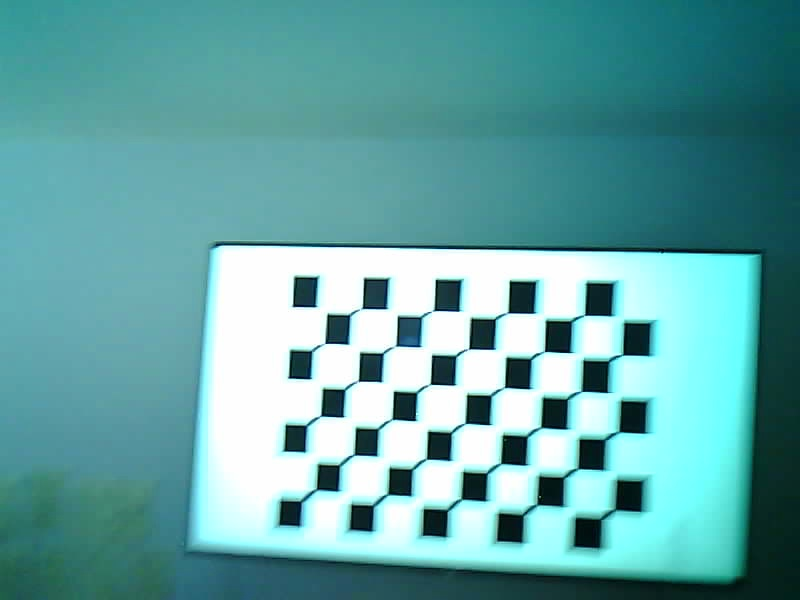
#> input picture project/data/CALI/cali_images/calib_00.jpg, 800 x 600 px; its folder holds 4 pictures in this run
$ python gen_cali.py
#> lines starting #> are read from the running program, lines starting #| are printed output that depends on the picture
### project/model/calibration_data.py
"""
calibration_data.py

This module provides:
    - load_calibration(path)
    - save_calibration(path, K, dist, rvecs, tvecs)

The .npz file must contain:
    camera_matrix : (3,3)
    dist_coeffs   : (N,) distortion coefficients
    rvecs         : list/array of (3,1) rotation vectors
    tvecs         : list/array of (3,1) translation vectors
"""

import os
import numpy as np


# [18 lines left out: function load_calibration, not called in this run]


def save_calibration(path, K, dist, rvecs, tvecs):
    # Create folder if needed
    os.makedirs(os.path.dirname(path), exist_ok=True)

    # Convert lists to object arrays for NPZ
    rvecs_arr = np.array(rvecs, dtype=object)
    tvecs_arr = np.array(tvecs, dtype=object)

    np.savez(
        path,
        camera_matrix=np.asarray(K, dtype=np.float64),
        dist_coeffs=np.asarray(dist, dtype=np.float64),
        rvecs=rvecs_arr,
        tvecs=tvecs_arr
    )

    print(f"[calibration_data] Saved calibration file → {path}")

### project/setup/gen_cali.py
import cv2
import numpy as np
import glob
import sys, os

SCRIPT_DIR = os.path.dirname(os.path.abspath(__file__))
ROOT_DIR   = os.path.abspath(os.path.join(SCRIPT_DIR, ".."))

sys.path.append(ROOT_DIR)

from model.calibration_data import save_calibration

# FIX PROJECT ROOT DIRECTORY
SCRIPT_DIR = os.path.dirname(os.path.abspath(__file__))
ROOT_DIR = os.path.abspath(os.path.join(SCRIPT_DIR, ".."))
DATA_DIR = os.path.join(ROOT_DIR, "data", "CALI")

IMAGE_DIR = os.path.join(DATA_DIR, "cali_images", "*.jpg")
CALIB_DIR = os.path.join(DATA_DIR, "calibration")
CALIB_PATH = os.path.join(CALIB_DIR, "calibration_data.npz")

os.makedirs(CALIB_DIR, exist_ok=True)

CHECKERBOARD = (9, 6)
criteria = (cv2.TERM_CRITERIA_EPS + cv2.TERM_CRITERIA_MAX_ITER, 30, 0.001)

# Object points for checkerboard (3D world)
objp = np.zeros((CHECKERBOARD[0] * CHECKERBOARD[1], 3), np.float32)
objp[:, :2] = np.mgrid[0:CHECKERBOARD[0], 0:CHECKERBOARD[1]].T.reshape(-1, 2)

objpoints = []  # 3D
imgpoints = []  # 2D

# REMOVE OLD CALIBRATION FILE
if os.path.exists(CALIB_PATH):
    os.remove(CALIB_PATH)
    print(f"Removed existing calibration file: {CALIB_PATH}")

# LOAD IMAGES
images = glob.glob(IMAGE_DIR)
print(f"Found {len(images)} calibration images in:\n  {IMAGE_DIR}")

if len(images) == 0:
    print("ERROR: No images found. Run cali_cam.py first.")
    exit()

# PROCESS EACH IMAGE
for fname in images:
    img = cv2.imread(fname)
#> img is the input picture: shape (600, 800, 3); mean B, G, R 164, 163.1, 99.4
    if img is None:
        print(f"Could not open: {fname}")
        continue

    gray = cv2.cvtColor(img, cv2.COLOR_BGR2GRAY)
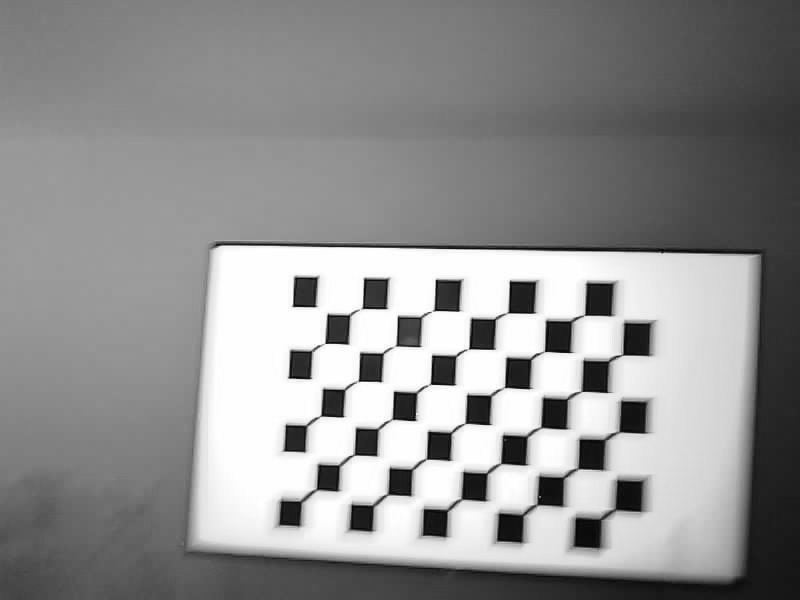
#> gray: shape (600, 800); min 5, max 255, mean 144.2

    found, corners = cv2.findChessboardCorners(gray, CHECKERBOARD, None)
#> found = True; corners = 54 rows, first 8: [321.5, 310], [356.5, 311.5], [392.5, 312], [427.5, 313.5], [465, 314.5], [501.5, 316], [541, 316], [579, 318]
    if found:
        corners2 = cv2.cornerSubPix(gray, corners, (11, 11), (-1, -1), criteria)
#> corners2 = 54 rows, first 8: [326.3, 313.6], [361.6, 308.1], [396.4, 315.2], [433.3, 310.4], [469.2, 317], [507.5, 312.5], [545, 319.5], [584.3, 314.8]

        objpoints.append(objp)
        imgpoints.append(corners2)

        print(f"✔ Chessboard detected: {os.path.basename(fname)}")
    else:
        print(f"✖ Chessboard NOT detected: {os.path.basename(fname)}")
#> pass 2 of the loop `for fname in images:`:
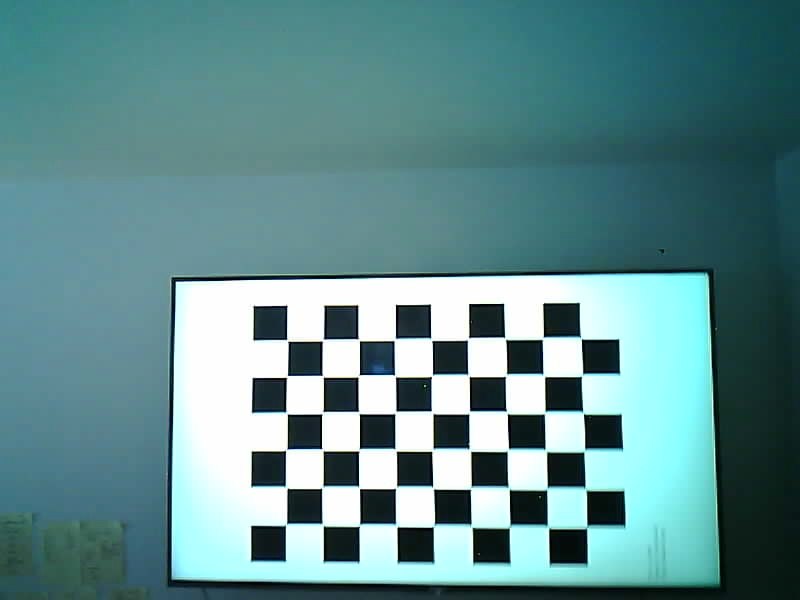
#> input picture project/data/CALI/cali_images/calib_01.jpg, 800 x 600 px
#> img is the input picture: shape (600, 800, 3); mean B, G, R 141.5, 139.3, 97.1
#> `gray = cv2.cvtColor(img, cv2.COLOR_BGR2GRAY)`:
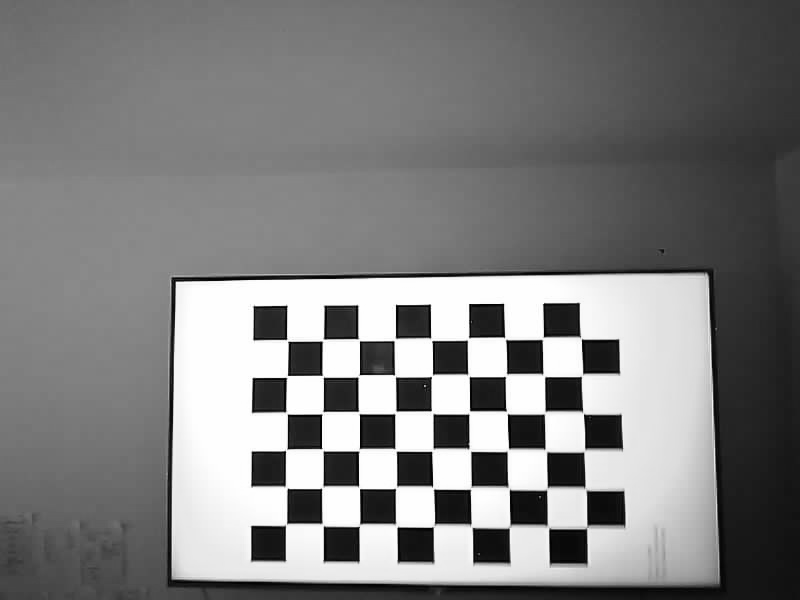
#> gray: shape (600, 800); min 0, max 255, mean 126.9
#> corners = 54 rows, first 8: [286.8, 339.7], [322.3, 340.9], [359.6, 340.7], [395.7, 338.2], [431.8, 340.8], [468.7, 337.6], [505.3, 338.6], [542, 339.6]
#> corners2 = 54 rows, first 8: [287.4, 340.4], [322.8, 340.1], [358.7, 339.7], [394.7, 339.5], [431.4, 339.3], [468, 338.9], [505.2, 338.4], [542.7, 338.3]
#> pass 3 of the loop `for fname in images:`:
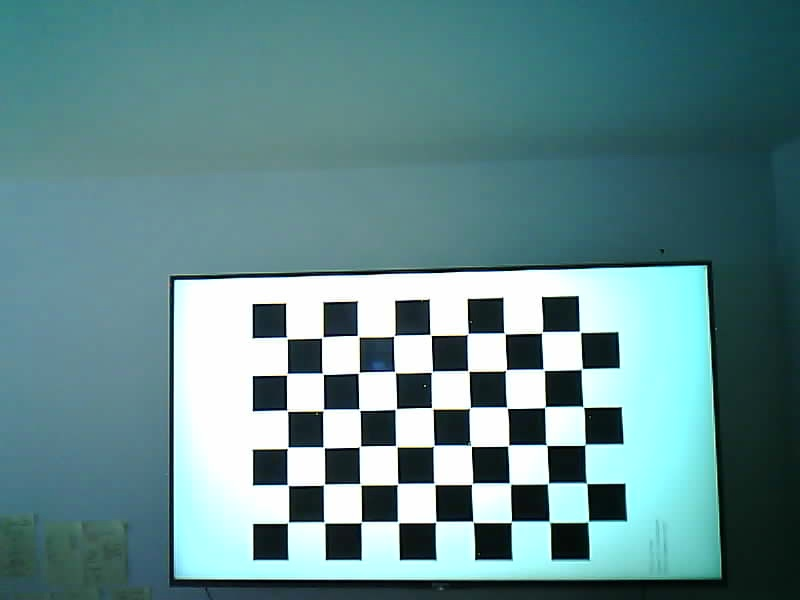
#> input picture project/data/CALI/cali_images/calib_02.jpg, 800 x 600 px
#> img is the input picture: shape (600, 800, 3); mean B, G, R 139.6, 136.9, 98.2
#> `gray = cv2.cvtColor(img, cv2.COLOR_BGR2GRAY)`:
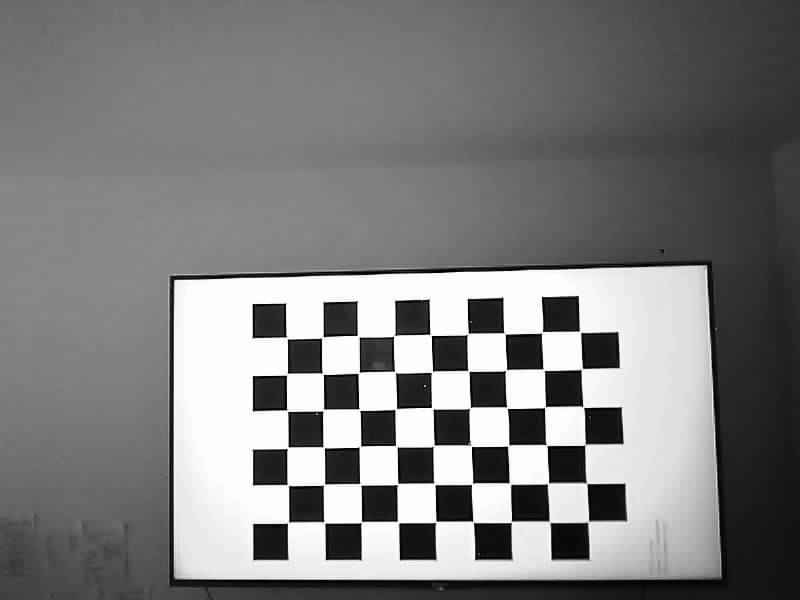
#> gray: shape (600, 800); min 0, max 255, mean 125.6
#> corners = 54 rows, first 8: [287.4, 338.8], [322.5, 337.2], [357.1, 335.4], [393.8, 336.1], [431.2, 335.5], [468.3, 333.3], [505.3, 333.9], [542.2, 332.1]
#> corners2 = 54 rows, first 8: [286.7, 338.1], [322.3, 337.5], [358.2, 336.2], [394.1, 335.8], [430.6, 334.9], [467.8, 333.9], [504.6, 333.5], [541.9, 332.5]
#> the loop made 4 passes; the first 3 are shown

# PERFORM CALIBRATION
if objpoints and imgpoints:
    print("\n🔧 Performing camera calibration...")

    ret, mtx, dist, rvecs, tvecs = cv2.calibrateCamera(
        objpoints, imgpoints, gray.shape[::-1], None, None
    )

    save_calibration(
        CALIB_PATH,
        K=mtx,
        dist=dist,
        rvecs=rvecs,
        tvecs=tvecs
    )

    print("\nCalibration SUCCESSFUL!")
    print(f"Saved full calibration (intrinsics + extrinsics) to:\n  {CALIB_PATH}")

else:
    print("\nCalibration failed — no valid chessboard detections.")
